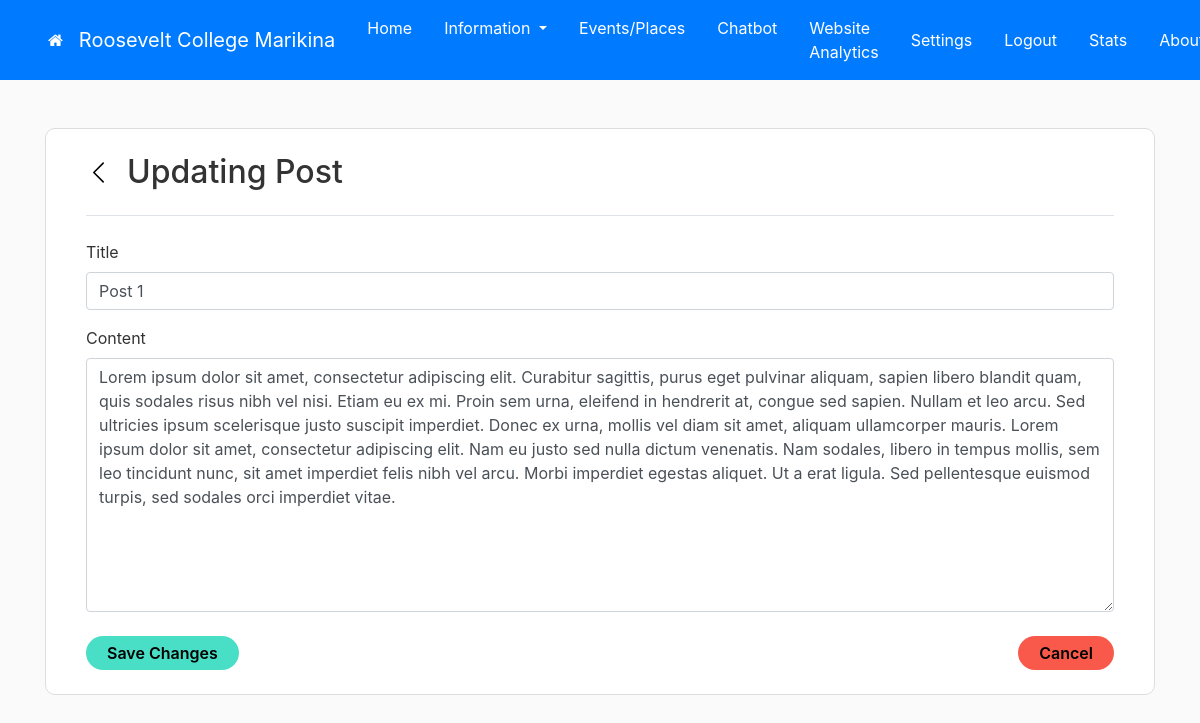
The app's page /1/post/update/1/ (signed in) with its own data.
### users/models.py (models this page shows, shortened)
class Profile(models.Model):
	PUBLIC = 'Public'
	PRIVATE = 'Private'
	TYPE_CHOICES = [
		(PUBLIC, 'Public'),
		(PRIVATE, 'Private'),
    ]
	user = models.OneToOneField(User, on_delete=models.CASCADE)
	school_name = models.CharField(max_length=40)
	logo = models.ImageField(default='default.jpg', upload_to='logo_pics')
	banner = models.ImageField(upload_to='media', default='banner.jpg')
	location = models.CharField(max_length=200, default='')
	type = models.CharField(max_length=7, choices=TYPE_CHOICES, default=PUBLIC)
	email = models.EmailField(default = '')
	contact_details = models.TextField()
	mapbox_key = models.CharField(max_length=100)
	live_chat_link = models.CharField(max_length=50)
	chatbot_tree_link = models.CharField(max_length=50)

### main/models.py (models this page shows, shortened)
class Post(models.Model):
    profile = models.ForeignKey(Profile, on_delete=models.CASCADE, default=1)
    title = models.CharField(max_length=100)
    content = models.TextField()
    date_posted = models.DateTimeField(default=timezone.now)

### main/views.py (the view)
# urls.py: path('<int:profile_id>/post/update/<pk>/', login_required(views.PostUpdateView.as_view()), name='post-update'),
class PostUpdateView(PostForm, UpdateView):
	model = Post
	fields = ['profile', 'title', 'content']
	def get_form(self, form_class=None):
		form = super().get_form(form_class)
		form.fields['profile'].widget = form.fields['profile'].hidden_widget()
		return form

### main/views.py (called while the page is built)
	def get_context_data(self, **kwargs):
		context = super().get_context_data(**kwargs)
		context['title'] = 'Post List'
		context['toggles'] = Toggles.objects.get(profile_id=self.kwargs['profile_id'])
		context['profile_id'] = self.kwargs['profile_id']
		context['active_profile'] = Profile.objects.get(id=self.kwargs['profile_id'])
		return context

	def get_initial(self):
		initial = super().get_initial()
		initial['profile'] = self.kwargs['profile_id']
		return initial

	def get_object(self, queryset=None):
		obj = super().get_object(queryset=queryset)
		if obj.profile.id != self.kwargs['profile_id']:
			raise Http404("You are not allowed to edit this place.")
		return obj

### main/templates/main/post_form.html (shortened to what this page needs)
{% extends "main/base.html" %}
{% load crispy_forms_tags %}
{% block content %}
<div class="container">
	<div class="infoform">
        <form method="POST">
            <div class="d-flex border-bottom pb-4">
                <a href="{% url 'main-index' profile_id %}" class="mr-3 align-self-center" style="color: black;"><svg xmlns="http://www.w3.org/2000/svg" width="25" height="25" fill="currentColor" class="bi bi-chevron-left" viewBox="0 0 16 16">
                    <path fill-rule="evenodd" d="M11.354 1.646a.5.5 0 0 1 0 .708L5.707 8l5.647 5.646a.5.5 0 0 1-.708.708l-6-6a.5.5 0 0 1 0-.708l6-6a.5.5 0 0 1 .708 0z"/>
                </svg></a>
                {% if object.title != None %}
                    <h2>Updating Post</h2>
                {% else %}
                    <h2>New Post</h2>
                {% endif %}
            </div>
			<div class="pt-4">{{ form | crispy }} </div>
            <div class="mt-4 d-flex">
                <input type="submit" value="Save Changes" class="btn add-btn mr-auto">
                <a class="btn neg-btn" href="{% url 'main-index' profile_id %}">Cancel</a>
            </div>
        </form>
    </div>
</div>
{% endblock content %}

### main/templates/main/base.html (shortened to what this page needs)
{% load static %}
<!DOCTYPE html>
<html>
<head>
    <link rel="stylesheet" href="https://stackpath.bootstrapcdn.com/bootstrap/4.4.1/css/bootstrap.min.css">
    <link rel="stylesheet" type="text/css" href="{% static 'main/main.css'%}">
	<link rel="stylesheet" href="https://cdnjs.cloudflare.com/ajax/libs/font-awesome/4.7.0/css/font-awesome.min.css">
</head>
<body class="mainsite">
	<main role="main">
		<header class="site-header sticky-top mb-5">
		<nav class="container-xxl bd-gutter flex-wrap flex-lg-nowrap navbar navbar-expand-md navbar-dark bg-primary px-5">
			<a class="navbar-brand fa fa-home" href="{% url 'portal' %}"></a>
			<a class="navbar-brand" href="{% url 'main-index' profile_id %}">{{ active_profile.school_name }}</a>
			<div class="navbar-nav">
				{% if title != 'Menu' %}
					{% if title == 'Home' %}
						<a class="nav-item nav-link active px-3" href="{% url 'main-index' profile_id %}">Home</a>
					{% else %}
						<a class="nav-item nav-link px-3" href="{% url 'main-index' profile_id %}">Home</a>
					{% endif %}
					{% if title == 'Process Guides' or title == 'Course List' or title == 'Scholarships' or title == "Information"%}
						{% if toggles.processguides_toggle == True or toggles.courses_toggle == True or toggles.scholarships_toggle == True%}
						<a class="nav-item dropdown">
							<div class="btn-group" role="group" style="margin: 0px; padding: 0px">
							<a class="nav-link active dropdown-toggle px-3" href="#" role="button" data-toggle="dropdown" aria-expanded="false">
								Information
							</a>
							<ul class="dropdown-menu">
								{% if toggles.processguides_toggle == True %}
								<li><a class="dropdown-item" href="{% url 'processguides' profile_id %}">Process Guides</a></li>
								{% endif %}
								{% if toggles.courses_toggle == True %}
								<li><a class="dropdown-item" href="{% url 'courses' profile_id %}">Courses</a></li>
								{% endif %}
								{% if toggles.scholarships_toggle == True %}
								<li><a class="dropdown-item" href="{% url 'scholarships' profile_id %}">Scholarships</a></li>
								{% endif %}
							</ul>
							</div>
						</a>
						{% endif %}
					{% else %}
						{% if toggles.processguides_toggle == True or toggles.courses_toggle == True or toggles.scholarships_toggle == True%}
						<a class="nav-item dropdown">
							<div class="btn-group" role="group" style="margin: 0px; padding: 0px">
								<a class="nav-link dropdown-toggle px-3" href="#" role="button" data-toggle="dropdown" aria-expanded="false">
									Information
								</a>
								</div>
						</a>
						{% endif %}
					{% endif %}
					{% if toggles.markers_toggle == True %}
						{% if title == 'Markers' %}
						<a class="nav-item nav-link active px-3" href="{% url 'markers' profile_id 1 %}">Events/Places</a>
						{% else %}
							<a class="nav-item nav-link px-3" href="{% url 'markers' profile_id 1 %}">Events/Places</a>
						{% endif %}
					{% endif %}
					{% if toggles.chatbot_toggle == True %}
						{% if title == 'Chatbot' %}
							<a class="nav-item nav-link active px-3" href="{% url 'chatbot-index' profile_id %}">Chatbot</a>
						{% else %}
							<a class="nav-item nav-link px-3" href="{% url 'chatbot-index' profile_id %}">Chatbot</a>
						{% endif %}
					{% endif %}
					{% if toggles.web_analytics_toggle == True and user.is_authenticated %}
						<a class="nav-item nav-link px-3" href="{% url 'analytics' %}">Website Analytics</a>
					{% endif %}
				{% endif %}
			</div>
			<div class="navbar-nav">
				{% if user.is_authenticated %}
					<a class="nav-item nav-link px-3 {% if title == 'Settings' %} active {% endif %}" href="{% url 'settings' profile_id toggles.id %}">Settings</a>
					<a class="nav-item nav-link px-3" href="{% url 'logout' %}">Logout</a>
					<a class="nav-item nav-link px-3 {% if title == 'Stats' %} active {% endif %}" href="{% url 'ssr-index' profile_id %}">Stats</a>
				{% else %}
					<a class="nav-item nav-link px-3" href="{% url 'login' %}">Login</a>
					<a class="nav-item nav-link px-3" href="{% url 'ssr-create' profile_id %}">Feedback</a>
				{% endif %}
				<a class="nav-item nav-link px-3 {% if title == 'About' %} active {% endif %}" href="{% url 'profile' profile_id %}">About</a>
			</div>
		</nav>
		</header>
	      {% block content %}{% endblock %}
	</main>
</body>
</html>

### main/static/main/main.css (style rules this page uses)
h2 { margin-bottom: 0; }
.mainsite { background: #fafafa; color: #333333; }
.add-btn { background: #49DFC6; color: #000000; border-radius: 20px; font-weight: 600; padding: 4px 20px 4px 20px; }
.neg-btn { background: #F9594A; color: #000000; border-radius: 20px; font-weight: 600; padding: 4px 20px 4px 20px; }
.site-header .navbar-nav .nav-link { color: #ffffff; }
.infoform { background: #ffffff; padding: 3vh 5vh; border: 1px solid #dddddd; border-radius: 10px; }

### records on screen
Profile: school_name "Roosevelt College Marikina"
Post: title "Post 1", content "Lorem ipsum dolor sit amet, consectetur adipiscing elit. Curabitur sagittis, purus eget pulvinar aliquam, sapien libero blandit quam, quis sodales risus nibh vel nisi. Etiam eu ex mi. Proin sem urna, eleifend in hendrerit at, congue sed sapien. Nullam et leo arcu. Sed ultricies ipsum scelerisque justo suscipit imperdiet. Donec ex urna, mollis vel diam sit amet, aliquam ullamcorper mauris. Lorem ipsum dolor sit amet, consectetur adipiscing elit. Nam eu justo sed nulla dictum venenatis. Nam sodales, libero in tempus mollis, sem leo tincidunt nunc, sit amet imperdiet felis nibh vel arcu. Morbi imperdiet egestas aliquet. Ut a erat ligula. Sed pellentesque euismod turpis, sed sodales orci…"
